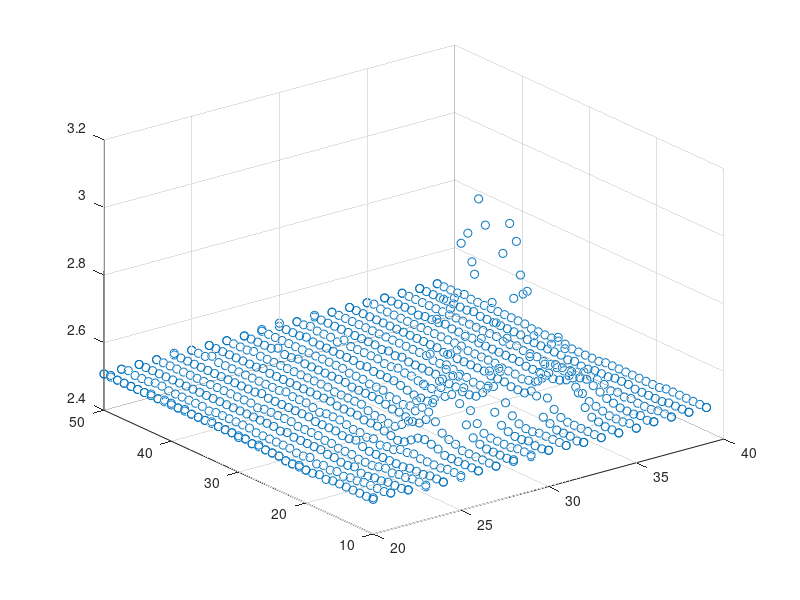

Recreate this plot in MATLAB. (Note: this script raises an error after producing the figure.)
%%%RESULTS 3 SENSORS IN A LINE WORKING TOGHETHER%%%

%Sensor 1%
Va= [20	20	2.497556207
20	21	2.497556207
20	22	2.497556207
20	23	2.497556207
20	24	2.502443793
20	25	2.502443793
20	26	2.502443793
20	27	2.502443793
20	28	2.502443793
20	29	2.507331378
20	30	2.502443793
20	31	2.507331378
20	32	2.507331378
20	33	2.507331378
20	34	2.512218964
20	35	2.507331378
20	36	2.507331378
20	37	2.507331378
20	38	2.507331378
20	39	2.507331378
20	40	2.507331378
20	41	2.512218964
20	42	2.507331378
20	43	2.507331378
20	44	2.507331378
20	45	2.507331378
20	46	2.507331378
20	47	2.507331378
20	48	2.507331378
20	49	2.507331378
20	50	2.507331378
20	50	2.507331378
20	49	2.512218964
20	48	2.507331378
20	47	2.507331378
20	46	2.507331378
20	45	2.507331378
20	44	2.507331378
20	43	2.512218964
20	42	2.507331378
20	41	2.507331378
20	40	2.512218964
20	39	2.507331378
20	38	2.512218964
20	37	2.507331378
20	36	2.507331378
20	35	2.507331378
20	34	2.507331378
20	33	2.507331378
20	32	2.507331378
20	31	2.507331378
20	30	2.507331378
20	29	2.507331378
20	28	2.502443793
20	27	2.507331378
20	26	2.502443793
20	25	2.502443793
20	24	2.502443793
20	23	2.497556207
20	22	2.497556207
20	21	2.502443793
20	20	2.497556207
20	19	2.497556207
20	18	2.502443793
20	17	2.497556207
20	16	2.502443793
20	15	2.502443793
20	14	2.502443793
20	13	2.502443793
20	12	2.502443793
20	11	2.502443793
20	10	2.502443793
20	10	2.507331378
21	10	2.507331378
21	10	2.507331378
21	11	2.502443793
21	12	2.502443793
21	13	2.502443793
21	14	2.502443793
21	15	2.497556207
21	16	2.497556207
21	17	2.492668622
21	18	2.497556207
21	19	2.492668622
21	20	2.497556207
21	21	2.492668622
21	22	2.502443793
21	23	2.497556207
21	24	2.497556207
21	25	2.502443793
21	26	2.502443793
21	27	2.502443793
21	28	2.502443793
21	29	2.502443793
21	30	2.502443793
21	31	2.507331378
21	32	2.507331378
21	33	2.507331378
21	34	2.507331378
21	35	2.507331378
21	36	2.507331378
21	37	2.502443793
21	38	2.507331378
21	39	2.507331378
21	40	2.507331378
21	41	2.507331378
21	42	2.507331378
21	43	2.507331378
21	44	2.512218964
21	45	2.512218964
21	46	2.507331378
21	47	2.507331378
21	48	2.507331378
21	49	2.512218964
21	50	2.507331378
21	50	2.507331378
22	50	2.507331378
22	50	2.507331378
22	49	2.507331378
22	48	2.507331378
22	47	2.507331378
22	46	2.507331378
22	45	2.507331378
22	44	2.507331378
22	43	2.507331378
22	42	2.507331378
22	41	2.507331378
22	40	2.507331378
22	39	2.507331378
22	38	2.507331378
22	37	2.507331378
22	36	2.507331378
22	35	2.507331378
22	34	2.507331378
22	33	2.507331378
22	32	2.507331378
22	31	2.507331378
22	30	2.507331378
22	29	2.502443793
22	28	2.507331378
22	27	2.502443793
22	26	2.502443793
22	25	2.502443793
22	24	2.502443793
22	23	2.502443793
22	22	2.497556207
22	21	2.497556207
22	20	2.492668622
22	19	2.492668622
22	18	2.497556207
22	17	2.487781036
22	16	2.487781036
22	15	2.492668622
22	14	2.492668622
22	13	2.497556207
22	12	2.497556207
22	11	2.497556207
22	10	2.502443793
22	10	2.502443793
23	10	2.502443793
23	10	2.497556207
23	11	2.502443793
23	12	2.502443793
23	13	2.497556207
23	14	2.497556207
23	15	2.492668622
23	16	2.497556207
23	17	2.492668622
23	18	2.487781036
23	19	2.487781036
23	20	2.487781036
23	21	2.492668622
23	22	2.492668622
23	23	2.492668622
23	24	2.497556207
23	25	2.497556207
23	26	2.502443793
23	27	2.502443793
23	28	2.502443793
23	29	2.502443793
23	30	2.507331378
23	31	2.507331378
23	32	2.507331378
23	33	2.507331378
23	34	2.507331378
23	35	2.502443793
23	36	2.507331378
23	37	2.507331378
23	38	2.507331378
23	39	2.507331378
23	40	2.507331378
23	41	2.507331378
23	42	2.507331378
23	43	2.507331378
23	44	2.507331378
23	45	2.507331378
23	46	2.507331378
23	47	2.507331378
23	48	2.507331378
23	49	2.507331378
23	50	2.507331378
23	50	2.507331378
24	50	2.512218964
24	50	2.507331378
24	49	2.507331378
24	48	2.507331378
24	47	2.507331378
24	46	2.507331378
24	45	2.507331378
24	44	2.507331378
24	43	2.507331378
24	42	2.507331378
24	41	2.507331378
24	40	2.507331378
24	39	2.507331378
24	38	2.507331378
24	37	2.512218964
24	36	2.507331378
24	35	2.507331378
24	34	2.507331378
24	33	2.507331378
24	32	2.507331378
24	31	2.507331378
24	30	2.507331378
24	29	2.502443793
24	28	2.502443793
24	27	2.502443793
24	26	2.502443793
24	25	2.497556207
24	24	2.497556207
24	23	2.502443793
24	22	2.492668622
24	21	2.487781036
24	20	2.487781036
24	19	2.487781036
24	18	2.487781036
24	17	2.487781036
24	16	2.487781036
24	15	2.492668622
24	14	2.492668622
24	13	2.492668622
24	12	2.497556207
24	11	2.497556207
24	10	2.497556207
24	10	2.497556207
25	10	2.502443793
25	10	2.497556207
25	11	2.502443793
25	12	2.502443793
25	13	2.497556207
25	14	2.497556207
25	15	2.497556207
25	16	2.497556207
25	17	2.502443793
25	18	2.497556207
25	19	2.497556207
25	20	2.487781036
25	21	2.487781036
25	22	2.482893451
25	23	2.492668622
25	24	2.487781036
25	25	2.492668622
25	26	2.492668622
25	27	2.497556207
25	28	2.502443793
25	29	2.502443793
25	30	2.502443793
25	31	2.497556207
25	32	2.502443793
25	33	2.507331378
25	34	2.507331378
25	35	2.507331378
25	36	2.512218964
25	37	2.507331378
25	38	2.507331378
25	39	2.507331378
25	40	2.507331378
25	41	2.507331378
25	42	2.507331378
25	43	2.507331378
25	44	2.507331378
25	45	2.507331378
25	46	2.507331378
25	47	2.517106549
25	48	2.507331378
25	49	2.507331378
25	50	2.507331378
25	50	2.507331378
26	50	2.507331378
26	50	2.507331378
26	49	2.507331378
26	48	2.507331378
26	47	2.507331378
26	46	2.507331378
26	45	2.507331378
26	44	2.507331378
26	43	2.507331378
26	42	2.512218964
26	41	2.507331378
26	40	2.507331378
26	39	2.507331378
26	38	2.507331378
26	37	2.507331378
26	36	2.507331378
26	35	2.507331378
26	34	2.507331378
26	33	2.507331378
26	32	2.507331378
26	31	2.502443793
26	30	2.502443793
26	29	2.502443793
26	28	2.502443793
26	27	2.497556207
26	26	2.497556207
26	25	2.497556207
26	24	2.492668622
26	23	2.487781036
26	22	2.482893451
26	21	2.487781036
26	20	2.502443793
26	19	2.517106549
26	18	2.521994135
26	17	2.517106549
26	16	2.512218964
26	15	2.502443793
26	14	2.502443793
26	13	2.502443793
26	12	2.502443793
26	11	2.502443793
26	10	2.502443793
26	10	2.502443793
27	10	2.502443793
27	10	2.502443793
27	11	2.502443793
27	12	2.502443793
27	13	2.502443793
27	14	2.502443793
27	15	2.502443793
27	16	2.512218964
27	17	2.517106549
27	18	2.52688172
27	19	2.551319648
27	20	2.57086999
27	21	2.575757576
27	22	2.556207234
27	23	2.517106549
27	24	2.497556207
27	25	2.482893451
27	26	2.482893451
27	27	2.487781036
27	28	2.487781036
27	29	2.492668622
27	30	2.502443793
27	31	2.502443793
27	32	2.502443793
27	33	2.502443793
27	34	2.502443793
27	35	2.507331378
27	36	2.507331378
27	37	2.507331378
27	38	2.507331378
27	39	2.507331378
27	40	2.507331378
27	41	2.507331378
27	42	2.507331378
27	43	2.507331378
27	44	2.507331378
27	45	2.507331378
27	46	2.512218964
27	47	2.507331378
27	48	2.507331378
27	49	2.507331378
27	50	2.507331378
27	50	2.507331378
28	50	2.507331378
28	50	2.507331378
28	49	2.507331378
28	48	2.507331378
28	47	2.507331378
28	46	2.507331378
28	45	2.517106549
28	44	2.507331378
28	43	2.507331378
28	42	2.512218964
28	41	2.507331378
28	40	2.507331378
28	39	2.507331378
28	38	2.507331378
28	37	2.507331378
28	36	2.507331378
28	35	2.507331378
28	34	2.502443793
28	33	2.502443793
28	32	2.502443793
28	31	2.502443793
28	30	2.502443793
28	29	2.497556207
28	28	2.492668622
28	27	2.492668622
28	26	2.487781036
28	25	2.482893451
28	24	2.487781036
28	23	2.507331378
28	22	2.565982405
28	21	2.639296188
28	20	2.683284457
28	19	2.673509286
28	18	2.600195503
28	17	2.546432063
28	16	2.517106549
28	15	2.507331378
28	14	2.502443793
28	13	2.502443793
28	12	2.502443793
28	11	2.502443793
28	10	2.502443793
28	10	2.507331378
29	10	2.507331378
29	10	2.502443793
29	11	2.507331378
29	12	2.507331378
29	13	2.502443793
29	14	2.502443793
29	15	2.502443793
29	16	2.502443793
29	17	2.507331378
29	18	2.52688172
29	19	2.556207234
29	20	2.61485826
29	21	2.717497556
29	22	2.829912023
29	23	2.849462366
29	24	2.781036168
29	25	2.668621701
29	26	2.57086999
29	27	2.512218964
29	28	2.487781036
29	29	2.482893451
29	30	2.487781036
29	31	2.487781036
29	32	2.497556207
29	33	2.497556207
29	34	2.497556207
29	35	2.502443793
29	36	2.502443793
29	37	2.502443793
29	38	2.507331378
29	39	2.507331378
29	40	2.507331378
29	41	2.507331378
29	42	2.507331378
29	43	2.507331378
29	44	2.507331378
29	45	2.507331378
29	46	2.507331378
29	47	2.507331378
29	48	2.507331378
29	49	2.507331378
29	50	2.507331378
29	50	2.512218964
30	50	2.517106549
30	50	2.507331378
30	49	2.507331378
30	48	2.507331378
30	47	2.507331378
30	46	2.512218964
30	45	2.507331378
30	44	2.507331378
30	43	2.507331378
30	42	2.507331378
30	41	2.507331378
30	40	2.507331378
30	39	2.507331378
30	38	2.502443793
30	37	2.507331378
30	36	2.502443793
30	35	2.502443793
30	34	2.502443793
30	33	2.502443793
30	32	2.497556207
30	31	2.492668622
30	30	2.487781036
30	29	2.487781036
30	28	2.487781036
30	27	2.502443793
30	26	2.546432063
30	25	2.653958944
30	24	2.829912023
30	23	3.000977517
30	22	3.040078201
30	21	2.927663734
30	20	2.746823069
30	19	2.61485826
30	18	2.546432063
30	17	2.517106549
30	16	2.507331378
30	15	2.502443793
30	14	2.502443793
30	13	2.507331378
30	12	2.502443793
30	11	2.502443793
30	10	2.507331378
30	10	2.507331378
31	10	2.507331378
31	10	2.507331378
31	11	2.507331378
31	12	2.507331378
31	13	2.507331378
31	14	2.507331378
31	15	2.502443793
31	16	2.502443793
31	17	2.507331378
31	18	2.521994135
31	19	2.551319648
31	20	2.644183773
31	21	2.829912023
31	22	3.049853372
31	23	3.11827957
31	24	2.922776149
31	25	2.693059629
31	26	2.565982405
31	27	2.502443793
31	28	2.487781036
31	29	2.487781036
31	30	2.492668622
31	31	2.492668622
31	32	2.497556207
31	33	2.502443793
31	34	2.502443793
31	35	2.507331378
31	36	2.502443793
31	37	2.502443793
31	38	2.507331378
31	39	2.507331378
31	40	2.507331378
31	41	2.507331378
31	42	2.507331378
31	43	2.517106549
31	44	2.502443793
31	45	2.507331378
31	46	2.507331378
31	47	2.507331378
31	48	2.512218964
31	49	2.507331378
31	50	2.507331378
31	50	2.507331378
32	50	2.512218964
32	50	2.507331378
32	49	2.507331378
32	48	2.507331378
32	47	2.507331378
32	46	2.507331378
32	45	2.507331378
32	44	2.507331378
32	43	2.507331378
32	42	2.507331378
32	41	2.507331378
32	40	2.502443793
32	39	2.507331378
32	38	2.502443793
32	37	2.507331378
32	36	2.502443793
32	35	2.502443793
32	34	2.502443793
32	33	2.502443793
32	32	2.502443793
32	31	2.497556207
32	30	2.492668622
32	29	2.492668622
32	28	2.487781036
32	27	2.487781036
32	26	2.492668622
32	25	2.512218964
32	24	2.585532747
32	23	2.737047898
32	22	2.952101662
32	21	3.049853372
32	20	3.005865103
32	19	2.859237537
32	18	2.683284457
32	17	2.575757576
32	16	2.521994135
32	15	2.512218964
32	14	2.502443793
32	13	2.502443793
32	12	2.502443793
32	11	2.497556207
32	10	2.502443793
32	10	2.502443793
33	10	2.502443793
33	10	2.502443793
33	11	2.502443793
33	12	2.502443793
33	13	2.502443793
33	14	2.502443793
33	15	2.502443793
33	16	2.507331378
33	17	2.521994135
33	18	2.546432063
33	19	2.609970674
33	20	2.712609971
33	21	2.834799609
33	22	2.873900293
33	23	2.795698925
33	24	2.668621701
33	25	2.561094819
33	26	2.507331378
33	27	2.492668622
33	28	2.492668622
33	29	2.492668622
33	30	2.497556207
33	31	2.497556207
33	32	2.502443793
33	33	2.507331378
33	34	2.502443793
33	35	2.502443793
33	36	2.507331378
33	37	2.507331378
33	38	2.507331378
33	39	2.507331378
33	40	2.507331378
33	41	2.507331378
33	42	2.507331378
33	43	2.507331378
33	44	2.507331378
33	45	2.507331378
33	46	2.507331378
33	47	2.507331378
33	48	2.507331378
33	49	2.507331378
33	50	2.507331378
33	50	2.507331378
34	50	2.507331378
34	50	2.507331378
34	49	2.507331378
34	48	2.507331378
34	47	2.507331378
34	46	2.507331378
34	45	2.507331378
34	44	2.507331378
34	43	2.507331378
34	42	2.507331378
34	41	2.507331378
34	40	2.507331378
34	39	2.507331378
34	38	2.507331378
34	37	2.507331378
34	36	2.502443793
34	35	2.507331378
34	34	2.502443793
34	33	2.502443793
34	32	2.502443793
34	31	2.502443793
34	30	2.502443793
34	29	2.497556207
34	28	2.497556207
34	27	2.497556207
34	26	2.492668622
34	25	2.492668622
34	24	2.492668622
34	23	2.507331378
34	22	2.546432063
34	21	2.605083089
34	20	2.673509286
34	19	2.7028348
34	18	2.678396872
34	17	2.619745846
34	16	2.565982405
34	15	2.531769306
34	14	2.512218964
34	13	2.507331378
34	12	2.502443793
34	11	2.502443793
34	10	2.502443793
34	10	2.502443793
35	10	2.502443793
35	10	2.502443793
35	11	2.507331378
35	12	2.502443793
35	13	2.502443793
35	14	2.502443793
35	15	2.507331378
35	16	2.512218964
35	17	2.517106549
35	18	2.531769306
35	19	2.541544477
35	20	2.565982405
35	21	2.580645161
35	22	2.580645161
35	23	2.546432063
35	24	2.521994135
35	25	2.502443793
35	26	2.497556207
35	27	2.492668622
35	28	2.497556207
35	29	2.497556207
35	30	2.497556207
35	31	2.502443793
35	32	2.502443793
35	33	2.502443793
35	34	2.502443793
35	35	2.502443793
35	36	2.507331378
35	37	2.507331378
35	38	2.507331378
35	39	2.507331378
35	40	2.507331378
35	41	2.507331378
35	42	2.507331378
35	43	2.507331378
35	44	2.507331378
35	45	2.507331378
35	46	2.507331378
35	47	2.507331378
35	48	2.507331378
35	49	2.512218964
35	50	2.507331378
35	50	2.507331378
36	50	2.507331378
36	50	2.507331378
36	49	2.507331378
36	48	2.507331378
36	47	2.507331378
36	46	2.507331378
36	45	2.502443793
36	44	2.507331378
36	43	2.507331378
36	42	2.507331378
36	41	2.512218964
36	40	2.507331378
36	39	2.507331378
36	38	2.507331378
36	37	2.507331378
36	36	2.502443793
36	35	2.502443793
36	34	2.502443793
36	33	2.502443793
36	32	2.502443793
36	31	2.502443793
36	30	2.502443793
36	29	2.497556207
36	28	2.497556207
36	27	2.497556207
36	26	2.497556207
36	25	2.497556207
36	24	2.502443793
36	23	2.512218964
36	22	2.52688172
36	21	2.536656891
36	20	2.541544477
36	19	2.531769306
36	18	2.521994135
36	17	2.512218964
36	16	2.507331378
36	15	2.502443793
36	14	2.502443793
36	13	2.502443793
36	12	2.507331378
36	11	2.502443793
36	10	2.507331378
36	10	2.507331378
37	10	2.507331378
37	10	2.507331378
37	11	2.507331378
37	12	2.507331378
37	13	2.502443793
37	14	2.502443793
37	15	2.502443793
37	16	2.507331378
37	17	2.502443793
37	18	2.507331378
37	19	2.502443793
37	20	2.512218964
37	21	2.517106549
37	22	2.517106549
37	23	2.521994135
37	24	2.512218964
37	25	2.507331378
37	26	2.497556207
37	27	2.497556207
37	28	2.497556207
37	29	2.497556207
37	30	2.502443793
37	31	2.502443793
37	32	2.502443793
37	33	2.507331378
37	34	2.502443793
37	35	2.502443793
37	36	2.507331378
37	37	2.507331378
37	38	2.507331378
37	39	2.507331378
37	40	2.507331378
37	41	2.507331378
37	42	2.507331378
37	43	2.507331378
37	44	2.507331378
37	45	2.507331378
37	46	2.507331378
37	47	2.507331378
37	48	2.507331378
37	49	2.507331378
37	50	2.507331378
37	50	2.507331378
38	50	2.507331378
38	50	2.507331378
38	49	2.507331378
38	48	2.507331378
38	47	2.507331378
38	46	2.507331378
38	45	2.507331378
38	44	2.507331378
38	43	2.507331378
38	42	2.512218964
38	41	2.507331378
38	40	2.507331378
38	39	2.507331378
38	38	2.507331378
38	37	2.507331378
38	36	2.507331378
38	35	2.507331378
38	34	2.502443793
38	33	2.502443793
38	32	2.502443793
38	31	2.502443793
38	30	2.502443793
38	29	2.502443793
38	28	2.497556207
38	27	2.502443793
38	26	2.497556207
38	25	2.497556207
38	24	2.502443793
38	23	2.502443793
38	22	2.502443793
38	21	2.507331378
38	20	2.507331378
38	19	2.507331378
38	18	2.502443793
38	17	2.502443793
38	16	2.502443793
38	15	2.502443793
38	14	2.502443793
38	13	2.507331378
38	12	2.507331378
38	11	2.507331378
38	10	2.507331378
38	10	2.507331378
39	10	2.507331378
39	10	2.507331378
39	11	2.507331378
39	12	2.507331378
39	13	2.507331378
39	14	2.507331378
39	15	2.507331378
39	16	2.507331378
39	17	2.502443793
39	18	2.502443793
39	19	2.502443793
39	20	2.502443793
39	21	2.502443793
39	22	2.502443793
39	23	2.502443793
39	24	2.502443793
39	25	2.502443793
39	26	2.497556207
39	27	2.497556207
39	28	2.497556207
39	29	2.497556207
39	30	2.497556207
39	31	2.502443793
39	32	2.502443793
39	33	2.502443793
39	34	2.502443793
39	35	2.502443793
39	36	2.502443793
39	37	2.507331378
39	38	2.507331378
39	39	2.507331378
39	40	2.507331378
39	41	2.507331378
39	42	2.507331378
39	43	2.507331378
39	44	2.507331378
39	45	2.507331378
39	46	2.512218964
39	47	2.507331378
39	48	2.507331378
39	49	2.507331378
39	50	2.507331378
39	50	2.507331378
];

%Sensor 2%
Vb=[20	20	2.482893451
20	21	2.482893451
20	22	2.482893451
20	23	2.482893451
20	24	2.482893451
20	25	2.482893451
20	26	2.482893451
20	27	2.487781036
20	28	2.482893451
20	29	2.487781036
20	30	2.487781036
20	31	2.487781036
20	32	2.487781036
20	33	2.487781036
20	34	2.492668622
20	35	2.487781036
20	36	2.487781036
20	37	2.487781036
20	38	2.487781036
20	39	2.492668622
20	40	2.492668622
20	41	2.492668622
20	42	2.487781036
20	43	2.487781036
20	44	2.487781036
20	45	2.487781036
20	46	2.487781036
20	47	2.492668622
20	48	2.492668622
20	49	2.492668622
20	50	2.487781036
20	50	2.492668622
20	49	2.487781036
20	48	2.487781036
20	47	2.487781036
20	46	2.492668622
20	45	2.492668622
20	44	2.492668622
20	43	2.487781036
20	42	2.487781036
20	41	2.492668622
20	40	2.487781036
20	39	2.487781036
20	38	2.487781036
20	37	2.492668622
20	36	2.492668622
20	35	2.487781036
20	34	2.487781036
20	33	2.487781036
20	32	2.487781036
20	31	2.487781036
20	30	2.487781036
20	29	2.487781036
20	28	2.487781036
20	27	2.482893451
20	26	2.482893451
20	25	2.482893451
20	24	2.482893451
20	23	2.487781036
20	22	2.482893451
20	21	2.487781036
20	20	2.482893451
20	19	2.482893451
20	18	2.482893451
20	17	2.482893451
20	16	2.482893451
20	15	2.482893451
20	14	2.482893451
20	13	2.487781036
20	12	2.492668622
20	11	2.487781036
20	10	2.487781036
20	10	2.487781036
21	10	2.487781036
21	10	2.487781036
21	11	2.487781036
21	12	2.487781036
21	13	2.487781036
21	14	2.487781036
21	15	2.482893451
21	16	2.482893451
21	17	2.482893451
21	18	2.482893451
21	19	2.482893451
21	20	2.482893451
21	21	2.482893451
21	22	2.482893451
21	23	2.482893451
21	24	2.482893451
21	25	2.482893451
21	26	2.482893451
21	27	2.482893451
21	28	2.487781036
21	29	2.487781036
21	30	2.487781036
21	31	2.487781036
21	32	2.487781036
21	33	2.487781036
21	34	2.487781036
21	35	2.497556207
21	36	2.487781036
21	37	2.487781036
21	38	2.487781036
21	39	2.492668622
21	40	2.492668622
21	41	2.487781036
21	42	2.487781036
21	43	2.492668622
21	44	2.492668622
21	45	2.487781036
21	46	2.492668622
21	47	2.492668622
21	48	2.487781036
21	49	2.492668622
21	50	2.492668622
21	50	2.492668622
22	50	2.492668622
22	50	2.487781036
22	49	2.492668622
22	48	2.492668622
22	47	2.487781036
22	46	2.492668622
22	45	2.487781036
22	44	2.492668622
22	43	2.492668622
22	42	2.487781036
22	41	2.487781036
22	40	2.487781036
22	39	2.487781036
22	38	2.487781036
22	37	2.487781036
22	36	2.492668622
22	35	2.487781036
22	34	2.487781036
22	33	2.487781036
22	32	2.487781036
22	31	2.487781036
22	30	2.487781036
22	29	2.487781036
22	28	2.487781036
22	27	2.482893451
22	26	2.482893451
22	25	2.482893451
22	24	2.482893451
22	23	2.482893451
22	22	2.482893451
22	21	2.482893451
22	20	2.482893451
22	19	2.482893451
22	18	2.482893451
22	17	2.487781036
22	16	2.482893451
22	15	2.482893451
22	14	2.482893451
22	13	2.487781036
22	12	2.482893451
22	11	2.482893451
22	10	2.487781036
22	10	2.487781036
23	10	2.487781036
23	10	2.482893451
23	11	2.482893451
23	12	2.482893451
23	13	2.482893451
23	14	2.482893451
23	15	2.482893451
23	16	2.482893451
23	17	2.482893451
23	18	2.482893451
23	19	2.487781036
23	20	2.482893451
23	21	2.487781036
23	22	2.487781036
23	23	2.482893451
23	24	2.482893451
23	25	2.482893451
23	26	2.482893451
23	27	2.482893451
23	28	2.482893451
23	29	2.487781036
23	30	2.487781036
23	31	2.487781036
23	32	2.487781036
23	33	2.487781036
23	34	2.487781036
23	35	2.487781036
23	36	2.487781036
23	37	2.487781036
23	38	2.487781036
23	39	2.487781036
23	40	2.487781036
23	41	2.492668622
23	42	2.487781036
23	43	2.487781036
23	44	2.492668622
23	45	2.487781036
23	46	2.487781036
23	47	2.492668622
23	48	2.492668622
23	49	2.492668622
23	50	2.497556207
23	50	2.492668622
24	50	2.487781036
24	50	2.492668622
24	49	2.487781036
24	48	2.497556207
24	47	2.492668622
24	46	2.492668622
24	45	2.487781036
24	44	2.492668622
24	43	2.487781036
24	42	2.487781036
24	41	2.492668622
24	40	2.487781036
24	39	2.487781036
24	38	2.492668622
24	37	2.487781036
24	36	2.487781036
24	35	2.487781036
24	34	2.487781036
24	33	2.492668622
24	32	2.487781036
24	31	2.487781036
24	30	2.487781036
24	29	2.487781036
24	28	2.482893451
24	27	2.482893451
24	26	2.482893451
24	25	2.482893451
24	24	2.482893451
24	23	2.482893451
24	22	2.492668622
24	21	2.492668622
24	20	2.492668622
24	19	2.492668622
24	18	2.492668622
24	17	2.487781036
24	16	2.482893451
24	15	2.482893451
24	14	2.478005865
24	13	2.482893451
24	12	2.482893451
24	11	2.482893451
24	10	2.482893451
24	10	2.482893451
25	10	2.482893451
25	10	2.482893451
25	11	2.482893451
25	12	2.482893451
25	13	2.482893451
25	14	2.482893451
25	15	2.482893451
25	16	2.482893451
25	17	2.487781036
25	18	2.492668622
25	19	2.497556207
25	20	2.507331378
25	21	2.512218964
25	22	2.512218964
25	23	2.502443793
25	24	2.497556207
25	25	2.492668622
25	26	2.487781036
25	27	2.482893451
25	28	2.482893451
25	29	2.482893451
25	30	2.482893451
25	31	2.482893451
25	32	2.487781036
25	33	2.487781036
25	34	2.487781036
25	35	2.487781036
25	36	2.492668622
25	37	2.487781036
25	38	2.487781036
25	39	2.487781036
25	40	2.492668622
25	41	2.492668622
25	42	2.487781036
25	43	2.492668622
25	44	2.492668622
25	45	2.492668622
25	46	2.487781036
25	47	2.492668622
25	48	2.497556207
25	49	2.492668622
25	50	2.492668622
25	50	2.492668622
26	50	2.492668622
26	50	2.492668622
26	49	2.487781036
26	48	2.487781036
26	47	2.492668622
26	46	2.492668622
26	45	2.492668622
26	44	2.487781036
26	43	2.492668622
26	42	2.487781036
26	41	2.487781036
26	40	2.487781036
26	39	2.487781036
26	38	2.487781036
26	37	2.487781036
26	36	2.487781036
26	35	2.487781036
26	34	2.487781036
26	33	2.487781036
26	32	2.487781036
26	31	2.487781036
26	30	2.482893451
26	29	2.482893451
26	28	2.482893451
26	27	2.482893451
26	26	2.482893451
26	25	2.492668622
26	24	2.502443793
26	23	2.521994135
26	22	2.556207234
26	21	2.551319648
26	20	2.531769306
26	19	2.507331378
26	18	2.487781036
26	17	2.482893451
26	16	2.482893451
26	15	2.478005865
26	14	2.482893451
26	13	2.482893451
26	12	2.482893451
26	11	2.482893451
26	10	2.487781036
26	10	2.487781036
27	10	2.487781036
27	10	2.487781036
27	11	2.487781036
27	12	2.487781036
27	13	2.482893451
27	14	2.482893451
27	15	2.482893451
27	16	2.478005865
27	17	2.482893451
27	18	2.482893451
27	19	2.487781036
27	20	2.497556207
27	21	2.521994135
27	22	2.556207234
27	23	2.600195503
27	24	2.619745846
27	25	2.605083089
27	26	2.57086999
27	27	2.531769306
27	28	2.507331378
27	29	2.492668622
27	30	2.487781036
27	31	2.482893451
27	32	2.482893451
27	33	2.487781036
27	34	2.487781036
27	35	2.487781036
27	36	2.487781036
27	37	2.487781036
27	38	2.487781036
27	39	2.487781036
27	40	2.487781036
27	41	2.492668622
27	42	2.487781036
27	43	2.487781036
27	44	2.492668622
27	45	2.492668622
27	46	2.487781036
27	47	2.487781036
27	48	2.487781036
27	49	2.492668622
27	50	2.492668622
27	50	2.492668622
28	50	2.492668622
28	50	2.487781036
28	49	2.492668622
28	48	2.492668622
28	47	2.492668622
28	46	2.492668622
28	45	2.492668622
28	44	2.487781036
28	43	2.487781036
28	42	2.487781036
28	41	2.487781036
28	40	2.487781036
28	39	2.487781036
28	38	2.487781036
28	37	2.487781036
28	36	2.487781036
28	35	2.487781036
28	34	2.487781036
28	33	2.487781036
28	32	2.482893451
28	31	2.482893451
28	30	2.482893451
28	29	2.487781036
28	28	2.492668622
28	27	2.517106549
28	26	2.57086999
28	25	2.644183773
28	24	2.722385142
28	23	2.741935484
28	22	2.683284457
28	21	2.600195503
28	20	2.536656891
28	19	2.497556207
28	18	2.482893451
28	17	2.478005865
28	16	2.478005865
28	15	2.482893451
28	14	2.482893451
28	13	2.482893451
28	12	2.487781036
28	11	2.487781036
28	10	2.487781036
28	10	2.487781036
29	10	2.487781036
29	10	2.487781036
29	11	2.487781036
29	12	2.487781036
29	13	2.482893451
29	14	2.482893451
29	15	2.482893451
29	16	2.482893451
29	17	2.482893451
29	18	2.482893451
29	19	2.478005865
29	20	2.482893451
29	21	2.497556207
29	22	2.52688172
29	23	2.585532747
29	24	2.688172043
29	25	2.795698925
29	26	2.869012708
29	27	2.864125122
29	28	2.761485826
29	29	2.653958944
29	30	2.565982405
29	31	2.517106549
29	32	2.492668622
29	33	2.487781036
29	34	2.487781036
29	35	2.482893451
29	36	2.482893451
29	37	2.487781036
29	38	2.487781036
29	39	2.492668622
29	40	2.487781036
29	41	2.487781036
29	42	2.492668622
29	43	2.487781036
29	44	2.487781036
29	45	2.492668622
29	46	2.492668622
29	47	2.487781036
29	48	2.487781036
29	49	2.487781036
29	50	2.487781036
29	50	2.487781036
30	50	2.487781036
30	50	2.492668622
30	49	2.487781036
30	48	2.487781036
30	47	2.487781036
30	46	2.492668622
30	45	2.487781036
30	44	2.487781036
30	43	2.487781036
30	42	2.487781036
30	41	2.487781036
30	40	2.487781036
30	39	2.487781036
30	38	2.487781036
30	37	2.482893451
30	36	2.482893451
30	35	2.482893451
30	34	2.478005865
30	33	2.482893451
30	32	2.487781036
30	31	2.502443793
30	30	2.531769306
30	29	2.609970674
30	28	2.75659824
30	27	2.922776149
30	26	2.996089932
30	25	2.947214076
30	24	2.805474096
30	23	2.644183773
30	22	2.546432063
30	21	2.502443793
30	20	2.482893451
30	19	2.482893451
30	18	2.478005865
30	17	2.482893451
30	16	2.482893451
30	15	2.487781036
30	14	2.487781036
30	13	2.487781036
30	12	2.487781036
30	11	2.487781036
30	10	2.492668622
30	10	2.487781036
31	10	2.487781036
31	10	2.487781036
31	11	2.492668622
31	12	2.492668622
31	13	2.487781036
31	14	2.487781036
31	15	2.487781036
31	16	2.482893451
31	17	2.482893451
31	18	2.478005865
31	19	2.478005865
31	20	2.482893451
31	21	2.497556207
31	22	2.531769306
31	23	2.624633431
31	24	2.810361681
31	25	2.961876833
31	26	2.981427175
31	27	2.859237537
31	28	2.697947214
31	29	2.585532747
31	30	2.517106549
31	31	2.492668622
31	32	2.487781036
31	33	2.482893451
31	34	2.482893451
31	35	2.482893451
31	36	2.487781036
31	37	2.487781036
31	38	2.487781036
31	39	2.487781036
31	40	2.492668622
31	41	2.492668622
31	42	2.487781036
31	43	2.487781036
31	44	2.487781036
31	45	2.487781036
31	46	2.487781036
31	47	2.487781036
31	48	2.492668622
31	49	2.487781036
31	50	2.487781036
31	50	2.492668622
32	50	2.492668622
32	50	2.492668622
32	49	2.487781036
32	48	2.487781036
32	47	2.492668622
32	46	2.487781036
32	45	2.487781036
32	44	2.487781036
32	43	2.487781036
32	42	2.492668622
32	41	2.482893451
32	40	2.487781036
32	39	2.487781036
32	38	2.487781036
32	37	2.487781036
32	36	2.487781036
32	35	2.482893451
32	34	2.487781036
32	33	2.482893451
32	32	2.482893451
32	31	2.482893451
32	30	2.492668622
32	29	2.512218964
32	28	2.551319648
32	27	2.619745846
32	26	2.737047898
32	25	2.849462366
32	24	2.88856305
32	23	2.810361681
32	22	2.663734115
32	21	2.561094819
32	20	2.517106549
32	19	2.492668622
32	18	2.482893451
32	17	2.478005865
32	16	2.478005865
32	15	2.482893451
32	14	2.482893451
32	13	2.482893451
32	12	2.487781036
32	11	2.487781036
32	10	2.487781036
32	10	2.487781036
33	10	2.487781036
33	10	2.487781036
33	11	2.487781036
33	12	2.487781036
33	13	2.487781036
33	14	2.487781036
33	15	2.482893451
33	16	2.482893451
33	17	2.482893451
33	18	2.478005865
33	19	2.478005865
33	20	2.487781036
33	21	2.507331378
33	22	2.551319648
33	23	2.619745846
33	24	2.7028348
33	25	2.737047898
33	26	2.693059629
33	27	2.605083089
33	28	2.541544477
33	29	2.502443793
33	30	2.487781036
33	31	2.482893451
33	32	2.482893451
33	33	2.482893451
33	34	2.482893451
33	35	2.482893451
33	36	2.487781036
33	37	2.487781036
33	38	2.487781036
33	39	2.492668622
33	40	2.487781036
33	41	2.487781036
33	42	2.487781036
33	43	2.492668622
33	44	2.487781036
33	45	2.487781036
33	46	2.492668622
33	47	2.492668622
33	48	2.487781036
33	49	2.492668622
33	50	2.492668622
33	50	2.492668622
34	50	2.492668622
34	50	2.492668622
34	49	2.487781036
34	48	2.487781036
34	47	2.487781036
34	46	2.497556207
34	45	2.487781036
34	44	2.487781036
34	43	2.487781036
34	42	2.487781036
34	41	2.487781036
34	40	2.487781036
34	39	2.492668622
34	38	2.487781036
34	37	2.487781036
34	36	2.487781036
34	35	2.487781036
34	34	2.487781036
34	33	2.482893451
34	32	2.482893451
34	31	2.482893451
34	30	2.478005865
34	29	2.482893451
34	28	2.482893451
34	27	2.492668622
34	26	2.502443793
34	25	2.531769306
34	24	2.565982405
34	23	2.605083089
34	22	2.605083089
34	21	2.575757576
34	20	2.531769306
34	19	2.512218964
34	18	2.487781036
34	17	2.482893451
34	16	2.478005865
34	15	2.478005865
34	14	2.482893451
34	13	2.487781036
34	12	2.482893451
34	11	2.487781036
34	10	2.487781036
34	10	2.487781036
35	10	2.487781036
35	10	2.487781036
35	11	2.487781036
35	12	2.487781036
35	13	2.487781036
35	14	2.482893451
35	15	2.482893451
35	16	2.482893451
35	17	2.482893451
35	18	2.478005865
35	19	2.478005865
35	20	2.482893451
35	21	2.492668622
35	22	2.497556207
35	23	2.512218964
35	24	2.521994135
35	25	2.521994135
35	26	2.517106549
35	27	2.502443793
35	28	2.492668622
35	29	2.482893451
35	30	2.482893451
35	31	2.482893451
35	32	2.482893451
35	33	2.482893451
35	34	2.482893451
35	35	2.487781036
35	36	2.487781036
35	37	2.487781036
35	38	2.487781036
35	39	2.487781036
35	40	2.487781036
35	41	2.492668622
35	42	2.487781036
35	43	2.487781036
35	44	2.492668622
35	45	2.487781036
35	46	2.492668622
35	47	2.487781036
35	48	2.487781036
35	49	2.487781036
35	50	2.487781036
35	50	2.487781036
36	50	2.487781036
36	50	2.487781036
36	49	2.492668622
36	48	2.487781036
36	47	2.492668622
36	46	2.492668622
36	45	2.487781036
36	44	2.492668622
36	43	2.487781036
36	42	2.487781036
36	41	2.487781036
36	40	2.487781036
36	39	2.487781036
36	38	2.487781036
36	37	2.487781036
36	36	2.487781036
36	35	2.487781036
36	34	2.482893451
36	33	2.482893451
36	32	2.482893451
36	31	2.482893451
36	30	2.478005865
36	29	2.482893451
36	28	2.482893451
36	27	2.487781036
36	26	2.492668622
36	25	2.497556207
36	24	2.502443793
36	23	2.497556207
36	22	2.487781036
36	21	2.482893451
36	20	2.478005865
36	19	2.478005865
36	18	2.478005865
36	17	2.478005865
36	16	2.482893451
36	15	2.482893451
36	14	2.482893451
36	13	2.482893451
36	12	2.487781036
36	11	2.487781036
36	10	2.487781036
36	10	2.487781036
37	10	2.487781036
37	10	2.487781036
37	11	2.487781036
37	12	2.487781036
37	13	2.487781036
37	14	2.487781036
37	15	2.482893451
37	16	2.487781036
37	17	2.482893451
37	18	2.482893451
37	19	2.478005865
37	20	2.482893451
37	21	2.478005865
37	22	2.478005865
37	23	2.478005865
37	24	2.482893451
37	25	2.482893451
37	26	2.487781036
37	27	2.487781036
37	28	2.482893451
37	29	2.482893451
37	30	2.482893451
37	31	2.482893451
37	32	2.487781036
37	33	2.482893451
37	34	2.482893451
37	35	2.487781036
37	36	2.482893451
37	37	2.487781036
37	38	2.487781036
37	39	2.487781036
37	40	2.487781036
37	41	2.487781036
37	42	2.492668622
37	43	2.487781036
37	44	2.497556207
37	45	2.487781036
37	46	2.487781036
37	47	2.487781036
37	48	2.487781036
37	49	2.492668622
37	50	2.487781036
37	50	2.492668622
38	50	2.492668622
38	50	2.492668622
38	49	2.487781036
38	48	2.487781036
38	47	2.487781036
38	46	2.487781036
38	45	2.487781036
38	44	2.487781036
38	43	2.487781036
38	42	2.487781036
38	41	2.487781036
38	40	2.487781036
38	39	2.487781036
38	38	2.492668622
38	37	2.482893451
38	36	2.487781036
38	35	2.482893451
38	34	2.487781036
38	33	2.482893451
38	32	2.482893451
38	31	2.482893451
38	30	2.482893451
38	29	2.482893451
38	28	2.478005865
38	27	2.478005865
38	26	2.482893451
38	25	2.478005865
38	24	2.478005865
38	23	2.482893451
38	22	2.478005865
38	21	2.478005865
38	20	2.478005865
38	19	2.482893451
38	18	2.482893451
38	17	2.487781036
38	16	2.482893451
38	15	2.482893451
38	14	2.487781036
38	13	2.487781036
38	12	2.487781036
38	11	2.487781036
38	10	2.487781036
38	10	2.487781036
39	10	2.487781036
39	10	2.487781036
39	11	2.492668622
39	12	2.487781036
39	13	2.487781036
39	14	2.487781036
39	15	2.487781036
39	16	2.487781036
39	17	2.482893451
39	18	2.487781036
39	19	2.482893451
39	20	2.482893451
39	21	2.487781036
39	22	2.478005865
39	23	2.478005865
39	24	2.478005865
39	25	2.478005865
39	26	2.478005865
39	27	2.482893451
39	28	2.478005865
39	29	2.482893451
39	30	2.482893451
39	31	2.478005865
39	32	2.482893451
39	33	2.482893451
39	34	2.478005865
39	35	2.487781036
39	36	2.487781036
39	37	2.487781036
39	38	2.487781036
39	39	2.487781036
39	40	2.487781036
39	41	2.487781036
39	42	2.487781036
39	43	2.487781036
39	44	2.487781036
39	45	2.487781036
39	46	2.492668622
39	47	2.487781036
39	48	2.492668622
39	49	2.492668622
39	50	2.487781036
39	50	2.487781036
];

%Sensor 3%
Vc= [20	20	2.536656891
20	21	2.536656891
20	22	2.536656891
20	23	2.536656891
20	24	2.536656891
20	25	2.531769306
20	26	2.536656891
20	27	2.536656891
20	28	2.536656891
20	29	2.536656891
20	30	2.536656891
20	31	2.536656891
20	32	2.536656891
20	33	2.536656891
20	34	2.536656891
20	35	2.541544477
20	36	2.536656891
20	37	2.541544477
20	38	2.541544477
20	39	2.541544477
20	40	2.541544477
20	41	2.541544477
20	42	2.541544477
20	43	2.541544477
20	44	2.541544477
20	45	2.541544477
20	46	2.541544477
20	47	2.541544477
20	48	2.541544477
20	49	2.541544477
20	50	2.541544477
20	50	2.541544477
20	49	2.541544477
20	48	2.541544477
20	47	2.541544477
20	46	2.541544477
20	45	2.541544477
20	44	2.541544477
20	43	2.541544477
20	42	2.546432063
20	41	2.541544477
20	40	2.541544477
20	39	2.541544477
20	38	2.541544477
20	37	2.541544477
20	36	2.541544477
20	35	2.541544477
20	34	2.536656891
20	33	2.536656891
20	32	2.541544477
20	31	2.536656891
20	30	2.536656891
20	29	2.531769306
20	28	2.536656891
20	27	2.531769306
20	26	2.531769306
20	25	2.531769306
20	24	2.541544477
20	23	2.536656891
20	22	2.536656891
20	21	2.536656891
20	20	2.536656891
20	19	2.541544477
20	18	2.536656891
20	17	2.541544477
20	16	2.536656891
20	15	2.541544477
20	14	2.541544477
20	13	2.541544477
20	12	2.541544477
20	11	2.541544477
20	10	2.541544477
20	10	2.541544477
21	10	2.541544477
21	10	2.541544477
21	11	2.541544477
21	12	2.541544477
21	13	2.541544477
21	14	2.541544477
21	15	2.536656891
21	16	2.541544477
21	17	2.536656891
21	18	2.536656891
21	19	2.536656891
21	20	2.536656891
21	21	2.531769306
21	22	2.531769306
21	23	2.531769306
21	24	2.536656891
21	25	2.531769306
21	26	2.531769306
21	27	2.531769306
21	28	2.531769306
21	29	2.536656891
21	30	2.536656891
21	31	2.536656891
21	32	2.536656891
21	33	2.536656891
21	34	2.536656891
21	35	2.541544477
21	36	2.541544477
21	37	2.541544477
21	38	2.541544477
21	39	2.541544477
21	40	2.541544477
21	41	2.541544477
21	42	2.541544477
21	43	2.541544477
21	44	2.546432063
21	45	2.541544477
21	46	2.541544477
21	47	2.541544477
21	48	2.541544477
21	49	2.546432063
21	50	2.541544477
21	50	2.541544477
22	50	2.541544477
22	50	2.541544477
22	49	2.541544477
22	48	2.541544477
22	47	2.541544477
22	46	2.541544477
22	45	2.541544477
22	44	2.541544477
22	43	2.541544477
22	42	2.541544477
22	41	2.541544477
22	40	2.541544477
22	39	2.541544477
22	38	2.541544477
22	37	2.541544477
22	36	2.541544477
22	35	2.536656891
22	34	2.546432063
22	33	2.541544477
22	32	2.536656891
22	31	2.536656891
22	30	2.536656891
22	29	2.536656891
22	28	2.531769306
22	27	2.531769306
22	26	2.531769306
22	25	2.531769306
22	24	2.531769306
22	23	2.52688172
22	22	2.52688172
22	21	2.52688172
22	20	2.531769306
22	19	2.531769306
22	18	2.531769306
22	17	2.531769306
22	16	2.531769306
22	15	2.531769306
22	14	2.536656891
22	13	2.541544477
22	12	2.536656891
22	11	2.536656891
22	10	2.541544477
22	10	2.541544477
23	10	2.536656891
23	10	2.541544477
23	11	2.541544477
23	12	2.541544477
23	13	2.536656891
23	14	2.536656891
23	15	2.536656891
23	16	2.536656891
23	17	2.536656891
23	18	2.536656891
23	19	2.531769306
23	20	2.531769306
23	21	2.531769306
23	22	2.531769306
23	23	2.531769306
23	24	2.52688172
23	25	2.531769306
23	26	2.52688172
23	27	2.52688172
23	28	2.531769306
23	29	2.531769306
23	30	2.531769306
23	31	2.531769306
23	32	2.536656891
23	33	2.536656891
23	34	2.536656891
23	35	2.536656891
23	36	2.536656891
23	37	2.541544477
23	38	2.541544477
23	39	2.541544477
23	40	2.541544477
23	41	2.541544477
23	42	2.541544477
23	43	2.541544477
23	44	2.541544477
23	45	2.541544477
23	46	2.541544477
23	47	2.541544477
23	48	2.541544477
23	49	2.541544477
23	50	2.541544477
23	50	2.541544477
24	50	2.541544477
24	50	2.541544477
24	49	2.541544477
24	48	2.541544477
24	47	2.541544477
24	46	2.541544477
24	45	2.541544477
24	44	2.541544477
24	43	2.541544477
24	42	2.541544477
24	41	2.541544477
24	40	2.541544477
24	39	2.541544477
24	38	2.541544477
24	37	2.541544477
24	36	2.536656891
24	35	2.536656891
24	34	2.536656891
24	33	2.536656891
24	32	2.536656891
24	31	2.531769306
24	30	2.531769306
24	29	2.531769306
24	28	2.531769306
24	27	2.52688172
24	26	2.52688172
24	25	2.52688172
24	24	2.531769306
24	23	2.536656891
24	22	2.531769306
24	21	2.536656891
24	20	2.531769306
24	19	2.531769306
24	18	2.531769306
24	17	2.536656891
24	16	2.531769306
24	15	2.536656891
24	14	2.536656891
24	13	2.541544477
24	12	2.541544477
24	11	2.541544477
24	10	2.541544477
24	10	2.541544477
25	10	2.541544477
25	10	2.541544477
25	11	2.541544477
25	12	2.536656891
25	13	2.536656891
25	14	2.536656891
25	15	2.536656891
25	16	2.536656891
25	17	2.531769306
25	18	2.531769306
25	19	2.531769306
25	20	2.536656891
25	21	2.536656891
25	22	2.541544477
25	23	2.541544477
25	24	2.546432063
25	25	2.541544477
25	26	2.536656891
25	27	2.531769306
25	28	2.52688172
25	29	2.52688172
25	30	2.52688172
25	31	2.52688172
25	32	2.531769306
25	33	2.531769306
25	34	2.536656891
25	35	2.536656891
25	36	2.536656891
25	37	2.541544477
25	38	2.541544477
25	39	2.536656891
25	40	2.541544477
25	41	2.541544477
25	42	2.541544477
25	43	2.541544477
25	44	2.541544477
25	45	2.541544477
25	46	2.541544477
25	47	2.541544477
25	48	2.536656891
25	49	2.541544477
25	50	2.541544477
25	50	2.541544477
26	50	2.541544477
26	50	2.541544477
26	49	2.541544477
26	48	2.541544477
26	47	2.541544477
26	46	2.541544477
26	45	2.551319648
26	44	2.541544477
26	43	2.541544477
26	42	2.546432063
26	41	2.541544477
26	40	2.541544477
26	39	2.541544477
26	38	2.536656891
26	37	2.541544477
26	36	2.536656891
26	35	2.536656891
26	34	2.536656891
26	33	2.536656891
26	32	2.531769306
26	31	2.531769306
26	30	2.52688172
26	29	2.52688172
26	28	2.52688172
26	27	2.531769306
26	26	2.546432063
26	25	2.561094819
26	24	2.575757576
26	23	2.565982405
26	22	2.551319648
26	21	2.541544477
26	20	2.536656891
26	19	2.531769306
26	18	2.536656891
26	17	2.531769306
26	16	2.536656891
26	15	2.536656891
26	14	2.536656891
26	13	2.536656891
26	12	2.541544477
26	11	2.541544477
26	10	2.541544477
26	10	2.541544477
27	10	2.541544477
27	10	2.541544477
27	11	2.541544477
27	12	2.541544477
27	13	2.541544477
27	14	2.536656891
27	15	2.536656891
27	16	2.541544477
27	17	2.536656891
27	18	2.536656891
27	19	2.536656891
27	20	2.531769306
27	21	2.536656891
27	22	2.536656891
27	23	2.546432063
27	24	2.561094819
27	25	2.590420332
27	26	2.61485826
27	27	2.629521017
27	28	2.619745846
27	29	2.585532747
27	30	2.556207234
27	31	2.536656891
27	32	2.52688172
27	33	2.52688172
27	34	2.531769306
27	35	2.531769306
27	36	2.536656891
27	37	2.531769306
27	38	2.536656891
27	39	2.536656891
27	40	2.541544477
27	41	2.541544477
27	42	2.541544477
27	43	2.541544477
27	44	2.541544477
27	45	2.541544477
27	46	2.541544477
27	47	2.541544477
27	48	2.546432063
27	49	2.541544477
27	50	2.541544477
27	50	2.541544477
28	50	2.541544477
28	50	2.541544477
28	49	2.541544477
28	48	2.541544477
28	47	2.541544477
28	46	2.541544477
28	45	2.541544477
28	44	2.541544477
28	43	2.541544477
28	42	2.541544477
28	41	2.536656891
28	40	2.541544477
28	39	2.536656891
28	38	2.536656891
28	37	2.536656891
28	36	2.536656891
28	35	2.531769306
28	34	2.531769306
28	33	2.52688172
28	32	2.52688172
28	31	2.531769306
28	30	2.551319648
28	29	2.595307918
28	28	2.663734115
28	27	2.732160313
28	26	2.737047898
28	25	2.688172043
28	24	2.619745846
28	23	2.57086999
28	22	2.546432063
28	21	2.536656891
28	20	2.536656891
28	19	2.536656891
28	18	2.536656891
28	17	2.536656891
28	16	2.536656891
28	15	2.536656891
28	14	2.541544477
28	13	2.546432063
28	12	2.541544477
28	11	2.541544477
28	10	2.536656891
28	10	2.541544477
29	10	2.541544477
29	10	2.541544477
29	11	2.541544477
29	12	2.541544477
29	13	2.541544477
29	14	2.541544477
29	15	2.541544477
29	16	2.541544477
29	17	2.536656891
29	18	2.536656891
29	19	2.536656891
29	20	2.536656891
29	21	2.536656891
29	22	2.536656891
29	23	2.536656891
29	24	2.546432063
29	25	2.561094819
29	26	2.600195503
29	27	2.683284457
29	28	2.795698925
29	29	2.878787879
29	30	2.878787879
29	31	2.80058651
29	32	2.688172043
29	33	2.595307918
29	34	2.551319648
29	35	2.536656891
29	36	2.52688172
29	37	2.52688172
29	38	2.531769306
29	39	2.531769306
29	40	2.536656891
29	41	2.536656891
29	42	2.536656891
29	43	2.536656891
29	44	2.541544477
29	45	2.541544477
29	46	2.541544477
29	47	2.541544477
29	48	2.541544477
29	49	2.541544477
29	50	2.541544477
29	50	2.541544477
30	50	2.536656891
30	50	2.541544477
30	49	2.541544477
30	48	2.541544477
30	47	2.541544477
30	46	2.541544477
30	45	2.541544477
30	44	2.541544477
30	43	2.536656891
30	42	2.536656891
30	41	2.536656891
30	40	2.536656891
30	39	2.531769306
30	38	2.531769306
30	37	2.531769306
30	36	2.52688172
30	35	2.531769306
30	34	2.541544477
30	33	2.585532747
30	32	2.688172043
30	31	2.839687195
30	30	2.986314761
30	29	3.040078201
30	28	2.942326491
30	27	2.771260997
30	26	2.644183773
30	25	2.580645161
30	24	2.551319648
30	23	2.536656891
30	22	2.536656891
30	21	2.536656891
30	20	2.536656891
30	19	2.536656891
30	18	2.536656891
30	17	2.536656891
30	16	2.536656891
30	15	2.541544477
30	14	2.541544477
30	13	2.541544477
30	12	2.541544477
30	11	2.541544477
30	10	2.541544477
30	10	2.541544477
31	10	2.541544477
31	10	2.541544477
31	11	2.541544477
31	12	2.541544477
31	13	2.541544477
31	14	2.546432063
31	15	2.541544477
31	16	2.541544477
31	17	2.536656891
31	18	2.541544477
31	19	2.536656891
31	20	2.536656891
31	21	2.536656891
31	22	2.536656891
31	23	2.541544477
31	24	2.561094819
31	25	2.61485826
31	26	2.722385142
31	27	2.898338221
31	28	3.044965787
31	29	3.059628543
31	30	2.922776149
31	31	2.732160313
31	32	2.605083089
31	33	2.551319648
31	34	2.531769306
31	35	2.52688172
31	36	2.52688172
31	37	2.531769306
31	38	2.531769306
31	39	2.536656891
31	40	2.536656891
31	41	2.536656891
31	42	2.541544477
31	43	2.536656891
31	44	2.541544477
31	45	2.541544477
31	46	2.541544477
31	47	2.536656891
31	48	2.541544477
31	49	2.541544477
31	50	2.541544477
31	50	2.541544477
32	50	2.546432063
32	50	2.541544477
32	49	2.541544477
32	48	2.541544477
32	47	2.541544477
32	46	2.541544477
32	45	2.541544477
32	44	2.541544477
32	43	2.536656891
32	42	2.541544477
32	41	2.536656891
32	40	2.536656891
32	39	2.536656891
32	38	2.536656891
32	37	2.531769306
32	36	2.531769306
32	35	2.52688172
32	34	2.52688172
32	33	2.541544477
32	32	2.556207234
32	31	2.624633431
32	30	2.751710655
32	29	2.903225806
32	28	2.991202346
32	27	2.976539589
32	26	2.864125122
32	25	2.722385142
32	24	2.605083089
32	23	2.561094819
32	22	2.541544477
32	21	2.536656891
32	20	2.536656891
32	19	2.536656891
32	18	2.536656891
32	17	2.536656891
32	16	2.541544477
32	15	2.536656891
32	14	2.541544477
32	13	2.541544477
32	12	2.541544477
32	11	2.541544477
32	10	2.541544477
32	10	2.541544477
33	10	2.541544477
33	10	2.541544477
33	11	2.541544477
33	12	2.541544477
33	13	2.546432063
33	14	2.541544477
33	15	2.536656891
33	16	2.541544477
33	17	2.541544477
33	18	2.536656891
33	19	2.536656891
33	20	2.536656891
33	21	2.536656891
33	22	2.541544477
33	23	2.546432063
33	24	2.57086999
33	25	2.624633431
33	26	2.722385142
33	27	2.810361681
33	28	2.825024438
33	29	2.751710655
33	30	2.639296188
33	31	2.57086999
33	32	2.541544477
33	33	2.531769306
33	34	2.52688172
33	35	2.531769306
33	36	2.531769306
33	37	2.536656891
33	38	2.536656891
33	39	2.541544477
33	40	2.536656891
33	41	2.536656891
33	42	2.541544477
33	43	2.541544477
33	44	2.541544477
33	45	2.536656891
33	46	2.541544477
33	47	2.541544477
33	48	2.541544477
33	49	2.541544477
33	50	2.541544477
33	50	2.541544477
34	50	2.541544477
34	50	2.541544477
34	49	2.541544477
34	48	2.541544477
34	47	2.541544477
34	46	2.541544477
34	45	2.541544477
34	44	2.541544477
34	43	2.541544477
34	42	2.541544477
34	41	2.541544477
34	40	2.541544477
34	39	2.536656891
34	38	2.536656891
34	37	2.536656891
34	36	2.536656891
34	35	2.531769306
34	34	2.531769306
34	33	2.531769306
34	32	2.531769306
34	31	2.531769306
34	30	2.541544477
34	29	2.565982405
34	28	2.605083089
34	27	2.653958944
34	26	2.688172043
34	25	2.683284457
34	24	2.644183773
34	23	2.590420332
34	22	2.561094819
34	21	2.546432063
34	20	2.536656891
34	19	2.536656891
34	18	2.536656891
34	17	2.536656891
34	16	2.536656891
34	15	2.536656891
34	14	2.536656891
34	13	2.536656891
34	12	2.541544477
34	11	2.541544477
34	10	2.541544477
34	10	2.541544477
35	10	2.541544477
35	10	2.541544477
35	11	2.541544477
35	12	2.546432063
35	13	2.541544477
35	14	2.541544477
35	15	2.536656891
35	16	2.541544477
35	17	2.536656891
35	18	2.536656891
35	19	2.536656891
35	20	2.536656891
35	21	2.536656891
35	22	2.536656891
35	23	2.541544477
35	24	2.551319648
35	25	2.561094819
35	26	2.575757576
35	27	2.590420332
35	28	2.585532747
35	29	2.57086999
35	30	2.551319648
35	31	2.541544477
35	32	2.531769306
35	33	2.531769306
35	34	2.531769306
35	35	2.536656891
35	36	2.536656891
35	37	2.536656891
35	38	2.536656891
35	39	2.536656891
35	40	2.536656891
35	41	2.541544477
35	42	2.541544477
35	43	2.541544477
35	44	2.541544477
35	45	2.541544477
35	46	2.541544477
35	47	2.546432063
35	48	2.541544477
35	49	2.541544477
35	50	2.541544477
35	50	2.541544477
36	50	2.541544477
36	50	2.541544477
36	49	2.541544477
36	48	2.541544477
36	47	2.541544477
36	46	2.541544477
36	45	2.541544477
36	44	2.541544477
36	43	2.541544477
36	42	2.541544477
36	41	2.541544477
36	40	2.536656891
36	39	2.536656891
36	38	2.536656891
36	37	2.536656891
36	36	2.536656891
36	35	2.531769306
36	34	2.531769306
36	33	2.531769306
36	32	2.531769306
36	31	2.531769306
36	30	2.541544477
36	29	2.551319648
36	28	2.556207234
36	27	2.561094819
36	26	2.556207234
36	25	2.546432063
36	24	2.541544477
36	23	2.536656891
36	22	2.536656891
36	21	2.531769306
36	20	2.536656891
36	19	2.536656891
36	18	2.536656891
36	17	2.536656891
36	16	2.536656891
36	15	2.536656891
36	14	2.541544477
36	13	2.536656891
36	12	2.541544477
36	11	2.541544477
36	10	2.541544477
36	10	2.541544477
37	10	2.541544477
37	10	2.541544477
37	11	2.541544477
37	12	2.541544477
37	13	2.541544477
37	14	2.541544477
37	15	2.541544477
37	16	2.541544477
37	17	2.536656891
37	18	2.536656891
37	19	2.536656891
37	20	2.536656891
37	21	2.536656891
37	22	2.541544477
37	23	2.536656891
37	24	2.536656891
37	25	2.541544477
37	26	2.541544477
37	27	2.541544477
37	28	2.546432063
37	29	2.546432063
37	30	2.541544477
37	31	2.536656891
37	32	2.531769306
37	33	2.531769306
37	34	2.531769306
37	35	2.531769306
37	36	2.531769306
37	37	2.536656891
37	38	2.536656891
37	39	2.536656891
37	40	2.536656891
37	41	2.536656891
37	42	2.536656891
37	43	2.541544477
37	44	2.541544477
37	45	2.541544477
37	46	2.541544477
37	47	2.546432063
37	48	2.541544477
37	49	2.541544477
37	50	2.541544477
37	50	2.541544477
38	50	2.541544477
38	50	2.546432063
38	49	2.541544477
38	48	2.541544477
38	47	2.541544477
38	46	2.541544477
38	45	2.541544477
38	44	2.541544477
38	43	2.536656891
38	42	2.541544477
38	41	2.541544477
38	40	2.536656891
38	39	2.536656891
38	38	2.536656891
38	37	2.536656891
38	36	2.536656891
38	35	2.536656891
38	34	2.531769306
38	33	2.531769306
38	32	2.531769306
38	31	2.531769306
38	30	2.531769306
38	29	2.536656891
38	28	2.536656891
38	27	2.536656891
38	26	2.536656891
38	25	2.531769306
38	24	2.531769306
38	23	2.541544477
38	22	2.536656891
38	21	2.536656891
38	20	2.536656891
38	19	2.536656891
38	18	2.536656891
38	17	2.541544477
38	16	2.541544477
38	15	2.541544477
38	14	2.541544477
38	13	2.541544477
38	12	2.541544477
38	11	2.541544477
38	10	2.541544477
38	10	2.536656891
39	10	2.541544477
39	10	2.541544477
39	11	2.541544477
39	12	2.541544477
39	13	2.541544477
39	14	2.541544477
39	15	2.541544477
39	16	2.541544477
39	17	2.541544477
39	18	2.541544477
39	19	2.541544477
39	20	2.541544477
39	21	2.541544477
39	22	2.536656891
39	23	2.536656891
39	24	2.536656891
39	25	2.536656891
39	26	2.531769306
39	27	2.536656891
39	28	2.536656891
39	29	2.531769306
39	30	2.536656891
39	31	2.536656891
39	32	2.531769306
39	33	2.531769306
39	34	2.531769306
39	35	2.531769306
39	36	2.531769306
39	37	2.536656891
39	38	2.536656891
39	39	2.536656891
39	40	2.536656891
39	41	2.536656891
39	42	2.536656891
39	43	2.541544477
39	44	2.541544477
39	45	2.541544477
39	46	2.536656891
39	47	2.541544477
39	48	2.541544477
39	49	2.541544477
39	50	2.541544477
39	50	2.541544477
];

scatter3(Va(:,1),Va(:,2),Va(:,3));
hold on
scatter3(Vb(:,1),Vb(:,2),Vb(:,3),'o','r');
scatter3(Vc(:,1),Vc(:,2),Vc(:,3),'o','g');
